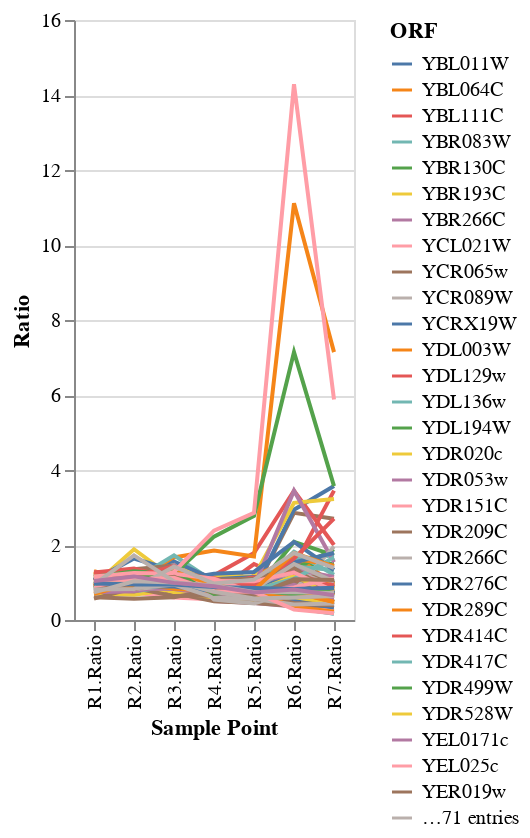

The cell this chart's notebook holds for it:
### Markdown cell above
## Sample of genes

### Code cell
import altair as alt
plot_df = df.set_index('ORF').drop('Name',axis=1).sample(n=100)
plot_df.columns.name = 'Sample Point'
plot_df = plot_df.stack().to_frame()
plot_df.columns=["Ratio"]
plot_df = plot_df.reset_index()
alt.Chart(plot_df).mark_line().encode(
    x='Sample Point:N',
    y='Ratio',
    color='ORF'
)

### Figure 1 — Vega-Lite specification as saved in the notebook (floating-point values rounded to 4 significant figures; data arrays with more than 128 entries replaced by an {"elided": "..."} marker saying what was removed)
{"config": {"view": {"continuousWidth": 400, "continuousHeight": 300}}, "data": {"name": "data-39d28709e134e3b145b0674a43689700"}, "mark": "line", "encoding": {"color": {"type": "nominal", "field": "ORF"}, "x": {"type": "nominal", "field": "Sample Point"}, "y": {"type": "quantitative", "field": "Ratio"}}, "$schema": "https://vega.github.io/schema/vega-lite/v4.8.1.json", "datasets": {"data-39d28709e134e3b145b0674a43689700": {"elided": "700 records"}}}
